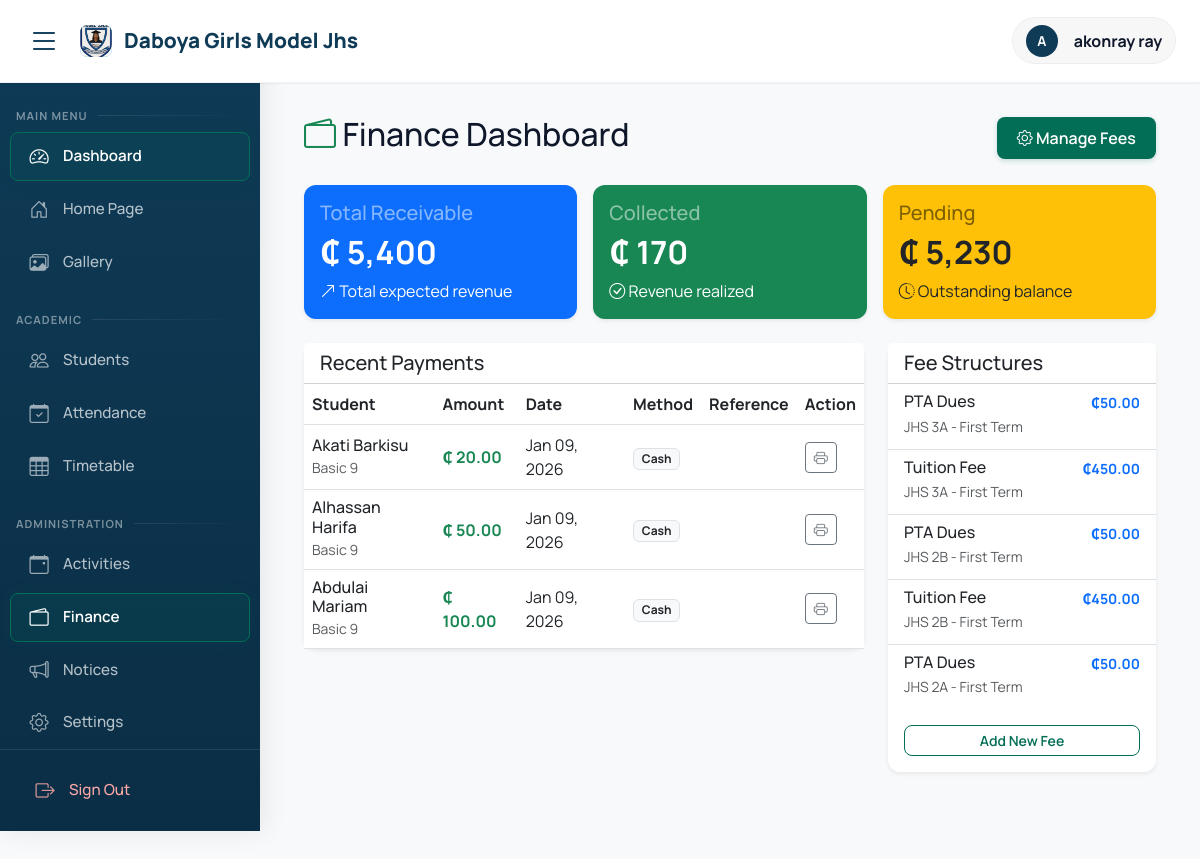
The page /finance/ (signed in) on the database as committed earlier.
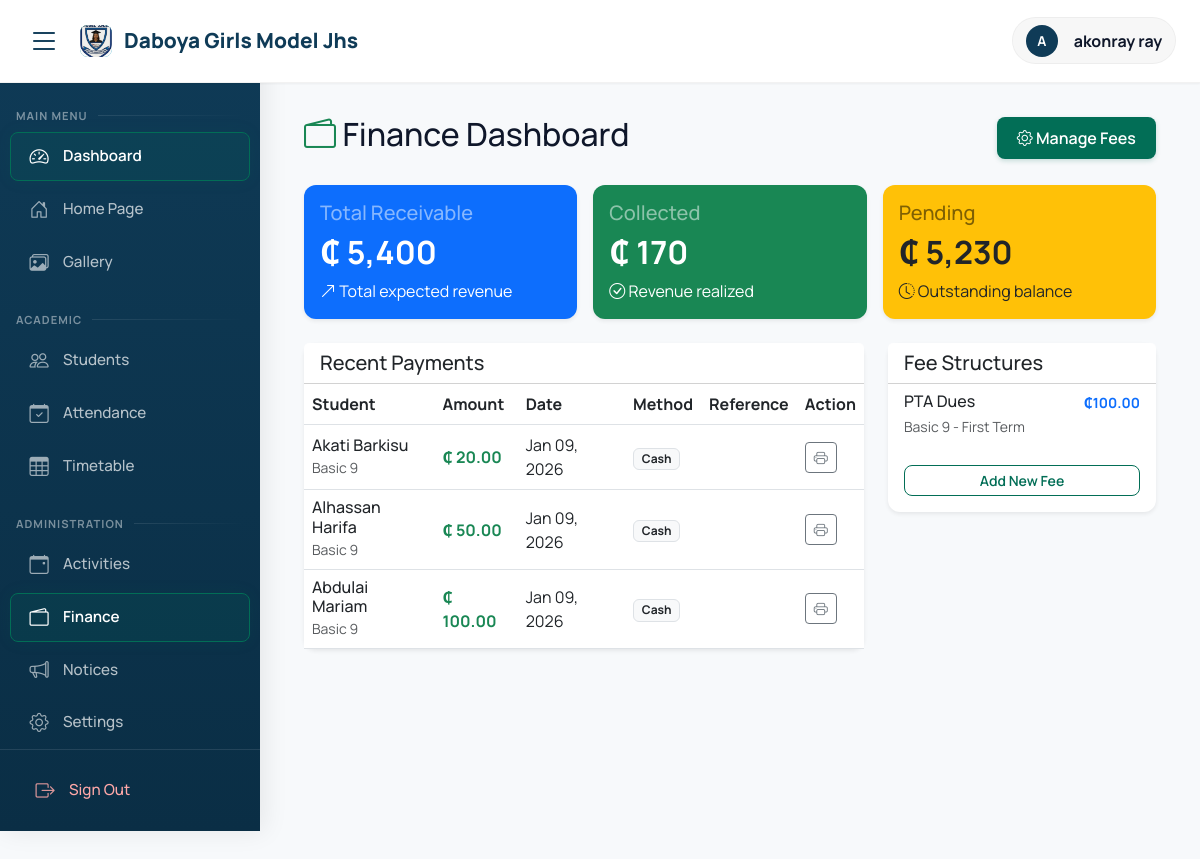
The same page on the database as committed later.
### finance/models.py (models this page shows, shortened)
class Payment(models.Model):
    student_fee = models.ForeignKey(StudentFee, on_delete=models.CASCADE, related_name='payments')
    amount = models.DecimalField(max_digits=10, decimal_places=2)
    date = models.DateField(default=timezone.now)
    reference = models.CharField(max_length=100, blank=True, help_text="Receipt number or Transaction ID")
    method = models.CharField(max_length=50, default='Cash', choices=[('Cash', 'Cash'), ('Bank Transfer', 'Bank Transfer'), ('POS', 'POS')])
    recorded_by = models.ForeignKey(User, on_delete=models.SET_NULL, null=True)
    remarks = models.TextField(blank=True)
    created_at = models.DateTimeField(auto_now_add=True)

class StudentFee(models.Model):
    STATUS_CHOICES = (
        ('unpaid', 'Unpaid'),
        ('partial', 'Partially Paid'),
        ('paid', 'Paid'),
    )
    student = models.ForeignKey(Student, on_delete=models.CASCADE, related_name='fees')
    fee_structure = models.ForeignKey(FeeStructure, on_delete=models.CASCADE)
    amount_payable = models.DecimalField(max_digits=10, decimal_places=2, help_text="Can be adjusted for scholarships")
    status = models.CharField(max_length=20, choices=STATUS_CHOICES, default='unpaid')
    created_at = models.DateTimeField(auto_now_add=True)
    class Meta:
        unique_together = ('student', 'fee_structure')

class FeeStructure(models.Model):
    head = models.ForeignKey(FeeHead, on_delete=models.CASCADE)
    class_level = models.ForeignKey(Class, on_delete=models.CASCADE, verbose_name="Class")
    academic_year = models.ForeignKey(AcademicYear, on_delete=models.CASCADE)
    term = models.CharField(max_length=20, choices=TERM_CHOICES)
    amount = models.DecimalField(max_digits=10, decimal_places=2)
    due_date = models.DateField(null=True, blank=True)
    class Meta:
        unique_together = ('head', 'class_level', 'academic_year', 'term')

class FeeHead(models.Model):
    name = models.CharField(max_length=100)
    description = models.TextField(blank=True)

### students/models.py (models this page shows, shortened)
class Student(models.Model):
    GENDER_CHOICES = (
        ('male', 'Male'),
        ('female', 'Female'),
        ('other', 'Other'),
    )
    user = models.OneToOneField(User, on_delete=models.CASCADE)
    admission_number = models.CharField(max_length=20, unique=True)
    date_of_birth = models.DateField()
    gender = models.CharField(max_length=10, choices=GENDER_CHOICES, default='male')
    date_of_admission = models.DateField()
    current_class = models.ForeignKey('academics.Class', on_delete=models.SET_NULL, null=True)
    roll_number = models.CharField(max_length=10, blank=True)
    blood_group = models.CharField(max_length=5, blank=True)
    emergency_contact = models.CharField(max_length=15)

### accounts/models.py (models this page shows, shortened)
class User(AbstractUser):
    USER_TYPES = (
        ('admin', 'Admin'),
        ('teacher', 'Teacher'),
        ('student', 'Student'),
        ('parent', 'Parent'),
    )
    user_type = models.CharField(max_length=10, choices=USER_TYPES)
    phone = models.CharField(max_length=15, blank=True)
    address = models.TextField(blank=True)
    profile_picture = models.ImageField(upload_to='profiles/', null=True, blank=True)

### academics/models.py (models this page shows)
class Class(models.Model):
    name = models.CharField(max_length=50)  # e.g., "Grade 10A", "Grade 9B"
    academic_year = models.ForeignKey(AcademicYear, on_delete=models.CASCADE)
    class_teacher = models.ForeignKey('teachers.Teacher', on_delete=models.SET_NULL,
                                     null=True, blank=True, related_name='managed_classes')
    def __str__(self):
        return f"{self.name}"
    class Meta:
        verbose_name_plural = "Classes"
        unique_together = ['name', 'academic_year']

### finance/views.py (the view)
# urls.py: path('', views.finance_dashboard, name='dashboard'),
@login_required
def finance_dashboard(request):
    if request.user.user_type != 'admin':
        messages.error(request, 'Access Denied')
        return redirect('dashboard')
    total_receivable = StudentFee.objects.aggregate(Sum('amount_payable'))['amount_payable__sum'] or 0
    total_collected = Payment.objects.aggregate(Sum('amount'))['amount__sum'] or 0
    pending_amount = total_receivable - total_collected
    recent_payments = Payment.objects.select_related('student_fee__student__user').order_by('-created_at')[:10]
    fee_structures = FeeStructure.objects.select_related('head', 'class_level').order_by('-id')[:5]
    context = {
        'total_receivable': total_receivable,
        'total_collected': total_collected,
        'pending_amount': pending_amount,
        'recent_payments': recent_payments,
        'fee_structures': fee_structures,
    }
    return render(request, 'finance/dashboard.html', context)

### academics/context_processors.py (called while the page is built)
def school_info(request):
    try:
        info = SchoolInfo.objects.first()
    except:
        info = None
    if not info:
        return {
            'school_name': "Daboya Girls Model JHS",
            'school_address': "P.O. Box 6, Daboya, North Gonja District",
            'school_motto': "Success, Our Concern",
        }
    return {
        'school_name': info.name,
        'school_address': info.address,
        'school_phone': info.phone,
        'school_email': info.email,
        'school_motto': info.motto,
        'school_logo': info.logo,
        'school_object': info
    }

### templates/finance/dashboard.html (shortened to what the changed rows need)
{% extends 'base.html' %}
{% load humanize %}
{% block content %}
<div class="container-fluid">
    <div class="d-flex justify-content-between align-items-center mb-4">
        <h2 class="page-title"><i class="bi bi-wallet2 text-success"></i> Finance Dashboard</h2>
    </div>
    <div class="row g-3 mb-4">
        <div class="col-md-4">
            <div class="card border-0 shadow-sm bg-primary text-white h-100">
                <div class="card-body">
                    <h2 class="fw-bold">₵ {{ total_receivable|intcomma }}</h2>
                </div>
            </div>
        </div>
        <div class="col-md-4">
            <div class="card border-0 shadow-sm bg-success text-white h-100">
                <div class="card-body">
                    <h2 class="fw-bold">₵ {{ total_collected|intcomma }}</h2>
                </div>
            </div>
        </div>
        <div class="col-md-4">
            <div class="card border-0 shadow-sm bg-warning text-dark h-100">
                <div class="card-body">
                    <h2 class="fw-bold">₵ {{ pending_amount|intcomma }}</h2>
                </div>
            </div>
        </div>
    </div>
    <div class="row">
        <div class="col-lg-8">
            <div class="card shadow-sm border-0 mb-4">
                <div class="table-responsive">
                    <table class="table table-hover align-middle mb-0">
                        <thead class="bg-light">
                            <tr>
                                <th>Student</th>
                                <th>Amount</th>
                                <th>Date</th>
                                <th>Method</th>
                                <th>Reference</th>
                                <th>Action</th>
                            </tr>
                        </thead>
                        <tbody>
                            {% for payment in recent_payments %}
                            <tr>
                                <td>
                                    <h6 class="mb-0">{{ payment.student_fee.student.user.get_full_name }}</h6>
                                    <small class="text-muted">{{ payment.student_fee.student.current_class }}</small>
                                </td>
                                <td class="fw-bold text-success">₵ {{ payment.amount|intcomma }}</td>
                                <td>{{ payment.date|date:"M d, Y" }}</td>
                                <td><span class="badge bg-light text-dark border">{{ payment.method }}</span></td>
                                <td><small class="text-muted">{{ payment.reference }}</small></td>
                                <td>
                                    <a href="{% url 'finance:print_receipt' payment.id %}" class="btn btn-sm btn-outline-secondary" target="_blank">
                                        <i class="bi bi-printer"></i>
                                    </a>
                                </td>
                            </tr>
                            {% empty %}
                            <tr><td colspan="6" class="text-center text-muted py-4">No recent payments recorded.</td></tr>
                            {% endfor %}
                        </tbody>
                    </table>
                </div>
            </div>
        </div>
        <div class="col-lg-4">
            <div class="card shadow-sm border-0 mb-4">
                <div class="list-group list-group-flush">
                    {% for fee in fee_structures %}
                    <div class="list-group-item">
                        <div class="d-flex w-100 justify-content-between">
                            <h6 class="mb-1">{{ fee.head.name }}</h6>
                            <small class="text-primary fw-bold">₵{{ fee.amount|intcomma }}</small>
                        </div>
                        <p class="mb-1 small text-muted">{{ fee.class_level }} - {{ fee.get_term_display }}</p>
                    </div>
                    {% empty %}
                    <div class="list-group-item text-muted">No fee structures defined.</div>
                    {% endfor %}
                </div>
            </div>
        </div>
    </div>
</div>
{% endblock %}

Rows that differ between the two databases and show on the page:
removed FeeStructure: head.name "PTA Dues", amount "50.00", class_level "JHS 3A", term "First Term"
removed FeeStructure: head.name "Tuition Fee", amount "450.00", class_level "JHS 3A", term "First Term"
removed FeeStructure: head.name "PTA Dues", amount "50.00", class_level "JHS 2B", term "First Term"
removed FeeStructure: head.name "Tuition Fee", amount "450.00", class_level "JHS 2B", term "First Term"
removed FeeStructure: head.name "PTA Dues", amount "50.00", class_level "JHS 2A", term "First Term"
now on this page (row unchanged): FeeStructure: head.name "PTA Dues", amount "100.00", class_level "Basic 9", term "First Term"
